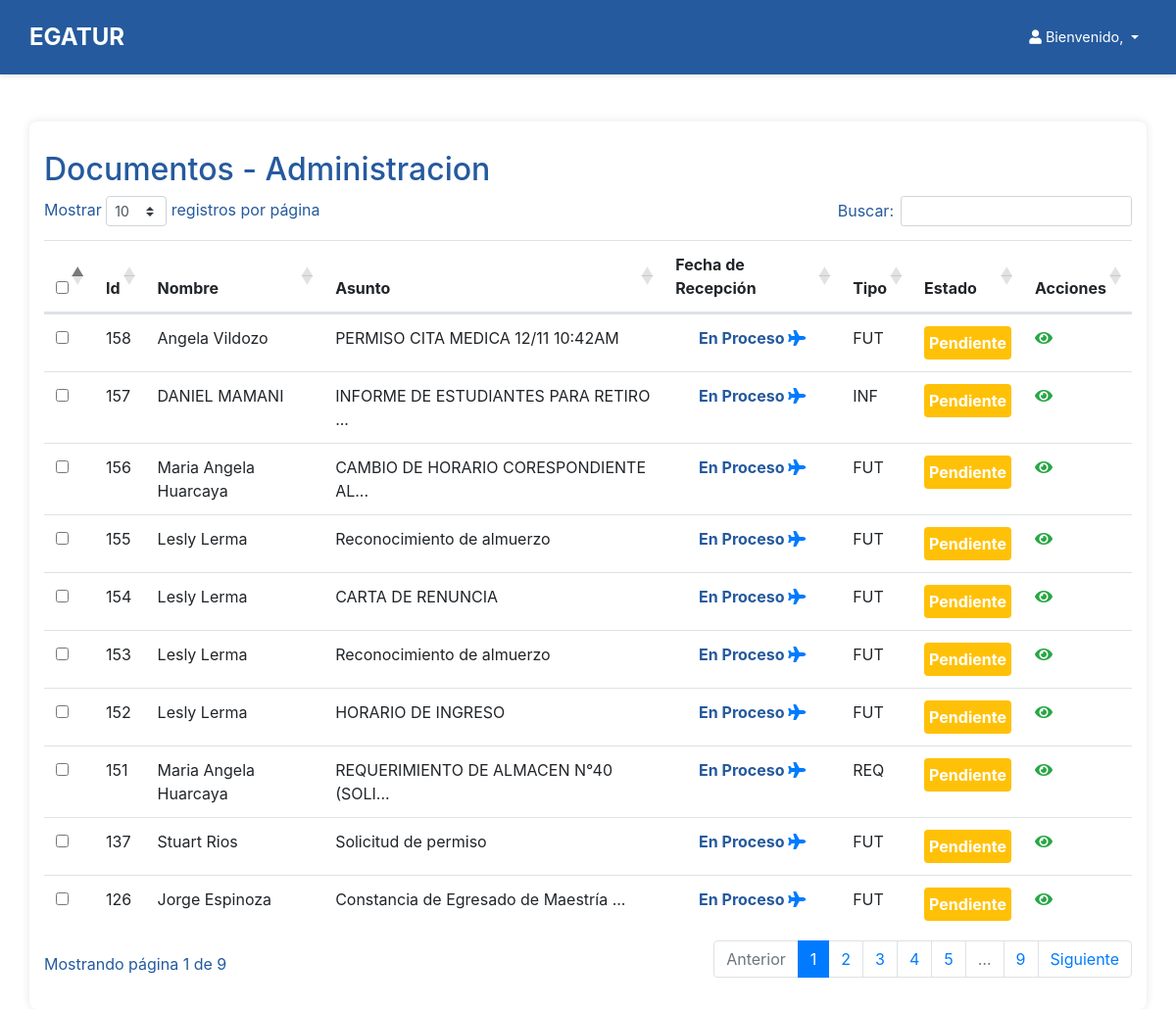
Page /secretaria_home/ on the committed database.
### myapp/models.py (models this page shows, shortened)
class Documento(models.Model):
    TIPOS_DOCUMENTO = [
        ('FUT', 'FUT'),
        ('REQ', 'Requerimientos'),
        ('INF', 'Informes')
    ]
    ESTADOS_DOCUMENTO = [
        ('PENDIENTE', 'Pendiente'),
        ('APROBADO', 'Aprobado'),
        ('DENEGADO', 'Denegado')
    ]
    usuario = models.ForeignKey(User, on_delete=models.CASCADE, related_name='documentos')
    tipo = models.CharField(max_length=3, choices=TIPOS_DOCUMENTO)
    archivo = models.FileField(upload_to='documentos/')
    archivo_firmado = models.FileField(upload_to='documentos_firmados/', null=True, blank=True)
    fecha_emision = models.DateTimeField(auto_now_add=True)
    fecha_recepcion = models.DateTimeField(null=True, blank=True)
    estado = models.CharField(max_length=9, choices=ESTADOS_DOCUMENTO, default='PENDIENTE')
    observacion = models.TextField(null=True, blank=True)
    pagado = models.BooleanField(default=False)  # Campo para indicar si el documento ha sido pagado
    visado = models.BooleanField(default=False)  # Nuevo campo para indicar si el documento ha sido visado
    prioridad = models.CharField(max_length=50, choices=PRIORIDADES_OPCIONES, default='BAJA')  # Prioridad del documento
    asunto = models.CharField(max_length=100, null=True, blank=True, default='Sin asunto')  # Nuevo campo 'asunto'

### myapp/views.py (the view)
# urls.py: path('secretaria_home/', secretaria_home_view, name='secretaria_home'),
def secretaria_home_view(request):
    documentos_aprobados = Documento.objects.filter(estado='APROBADO').order_by('-fecha_emision')
    documentos_pendientes = Documento.objects.filter(estado='PENDIENTE').order_by('-fecha_emision')
    prioridades_opciones = dict(PRIORIDADES_OPCIONES)
    areas_opciones = dict(AREAS_OPCIONES)
    rol_usuario = None
    if request.user.is_authenticated:
        try:
            rol_usuario = request.user.roles.rol  # Acceder al rol desde el modelo relacionado 'RolesUsuario'
        except RolesUsuario.DoesNotExist:
            rol_usuario = 'USUARIO'  # En caso de que el usuario no tenga un rol asignado, asignar 'USUARIO'
    return render(request, 'secretaria_home.html', {
        'documentos_aprobados': documentos_aprobados,
        'documentos_pendientes': documentos_pendientes,
        'prioridades_opciones': prioridades_opciones,
        'areas_opciones': areas_opciones,
        'rol': rol_usuario
    })

### myapp/templates/secretaria_home.html (shortened to what this page needs)
<!DOCTYPE html>
<html lang="en">
<head>
    <link rel="stylesheet" href="https://stackpath.bootstrapcdn.com/bootstrap/4.5.2/css/bootstrap.min.css">
    <link rel="stylesheet" href="https://cdnjs.cloudflare.com/ajax/libs/font-awesome/5.15.4/css/all.min.css">
    <link rel="stylesheet" href="https://cdn.datatables.net/1.11.3/css/dataTables.bootstrap4.min.css">
    {% include 'header.html' %}
</head>
<body>
    <div class="container mt-5">
        <h2>Documentos - Administracion</h2>
        <div class="table-responsive">
            <table id="documents-table" class="table mt-3">
                <thead>
                    <tr>
                        <th><input type="checkbox" id="select-all" /></th>
                        <th>Id</th>
                        <th>Nombre</th>
                        <th>Asunto</th>
                        <th>Fecha de Recepción</th>
                        <th>Tipo</th>
                        <th>Estado</th>
                        <th>Acciones</th>
                    </tr>
                </thead>
                <tbody>
                    {% for documento in documentos_pendientes %}
                    <tr class="document-pending">
                        <td><input type="checkbox" class="document-checkbox" data-document-id="{{ documento.id }}" /></td>
                        <td>{{ documento.id }}</td>
                        <td>{{ documento.usuario.first_name }} {{ documento.usuario.last_name }}</td>
<td>{{ documento.asunto|slice:":35" }}{% if documento.asunto|length > 35 %}...{% endif %}</td>
<td>
    <div style="font-weight: bold; color: #255A9E; text-align: center;">En Proceso <i class="fas fa-plane" style="color: #007bff;"></i></div>
</td>
    <td>{{ documento.tipo }}</td>
                        <td>
                            <div class="status-pending">Pendiente</div>
                        </td>
                        <td>
                            <a href="{{ documento.archivo.url }}" class="btn-view" title="Ver Archivo Firmado" target="_blank">
                                <i class="fas fa-eye"></i>
                            </a>
                        </td>
                    </tr>
                    {% endfor %}
                </tbody>
            </table>
        </div>
    </div>
</body>
</html>

### myapp/templates/header.html (shortened to what this page needs)
<!DOCTYPE html>
<html lang="en">
<head>
    <link rel="stylesheet" href="https://stackpath.bootstrapcdn.com/bootstrap/4.5.2/css/bootstrap.min.css">
    <link rel="stylesheet" href="https://cdnjs.cloudflare.com/ajax/libs/font-awesome/5.15.4/css/all.min.css">
</head>
<body>
<nav class="navbar navbar-expand-lg header">
    <a class="navbar-brand" href="#">EGATUR</a>
    <div class="collapse navbar-collapse" id="navbarNav">
        <ul class="navbar-nav ml-auto">
            <li class="nav-item dropdown">
                <a class="nav-link dropdown-toggle" href="#" id="userDropdown" role="button" aria-haspopup="true" aria-expanded="false">
                    <i class="fas fa-user"></i>
                    <span class="d-none d-md-inline"> Bienvenido, {{ user.get_full_name }}</span>
                </a>
            </li>
        </ul>
    </div>
</nav>
</body>
</html>

### myapp/templates/secretaria_home.html (style rules this page uses)
body { background-color: #255A9E; color: white; font-family: 'Roboto', sans-serif; }
.container { background-color: white; color: #255A9E; padding: 30px; border-radius: 8px; box-shadow: 0 0 10px rgba(0, 0, 0, 0.1); max-width: 1000px; margin: auto; }
.btn-view, .btn-download { color: #28a745; }
.status-pending { background-color: #ffc107; color: white; font-weight: bold; padding: 5px; border-radius: 4px; text-align: center; }

### myapp/templates/header.html (style rules this page uses)
.header { background-color: #255A9E; color: white; padding: 15px 30px; box-shadow: 0 2px 4px rgba(0, 0, 0, 0.1); }
.header .navbar-brand { color: white; font-size: 1.5rem; font-weight: bold; }
.header .nav-link { color: white; font-size: 0.9rem; }

### rows in the picture
Documento: id "158", usuario.first_name "Angela Vildozo", asunto "PERMISO CITA MEDICA 12/11 10:42AM", tipo "FUT"
Documento: id "157", usuario.first_name "DANIEL MAMANI", asunto "INFORME DE ESTUDIANTES PARA RETIRO", tipo "INF"
Documento: id "156", usuario.first_name "Maria Angela Huarcaya", asunto "CAMBIO DE HORARIO CORESPONDIENTE AL", tipo "FUT"
Documento: id "155", usuario.first_name "Lesly Lerma", asunto "Reconocimiento de almuerzo", tipo "FUT"
Documento: id "154", usuario.first_name "Lesly Lerma", asunto "CARTA DE RENUNCIA", tipo "FUT"
Documento: id "153", usuario.first_name "Lesly Lerma", asunto "Reconocimiento de almuerzo", tipo "FUT"
Documento: id "152", usuario.first_name "Lesly Lerma", asunto "HORARIO DE INGRESO", tipo "FUT"
Documento: id "151", usuario.first_name "Maria Angela Huarcaya", asunto "REQUERIMIENTO DE ALMACEN N°40 (SOLI", tipo "REQ"
Documento: id "137", usuario.first_name "Stuart Rios", asunto "Solicitud de permiso", tipo "FUT"
Documento: id "126", usuario.first_name "Jorge Espinoza", asunto "Constancia de Egresado de Maestría", tipo "FUT"
